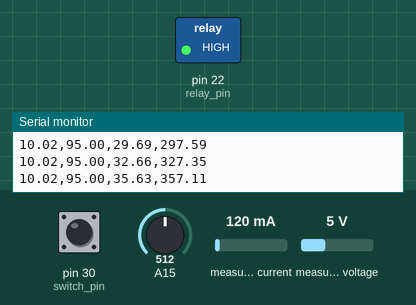
Recording of a sketch running on a simulated Arduino Mega 2560, built with avr-gcc and run on an emulated ATmega2560. Shown: switched loads named in the sketch (green lamp = pin HIGH), the last lines printed to the serial monitor. The test bench sets the inputs (shaded band); at power-on: pin 30 (switch_pin) HIGH, A15 = 512, measured current 120 mA, measured voltage 5 V.

Above: at 1.2 s.
1.3 s: pin 30 (switch_pin) pulled LOW for 0.15 s
At 2.6 s:
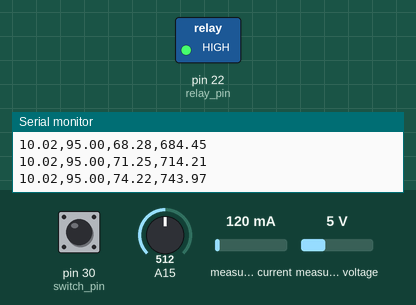
2.9 s: pin 30 (switch_pin) pulled LOW for 3.2 s
At 4.2 s:
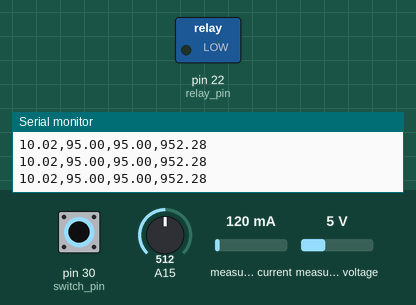
Timing chart, 0 to 7.7 s (numbered marks = the images above; inputs shaded):
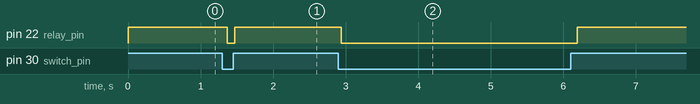

The sketch:

08_Solar_MPPT.ino
```cpp
#include <Wire.h>
#include <INA226_WE.h>

#define I2C_ADDRESS 0x40
INA226_WE ina226 = INA226_WE(I2C_ADDRESS);

const byte switch_pin = 30;
const byte relay_pin = 22;
bool high = false;

int sensitive = 100; // สำหรับ 20A
float offset = 2490.5;

const int numReadings = 32;

double readings[numReadings];      // the readings from the analog input
int readIndex = 0;              // the index of the current reading
double total = 0;                  // the running total
double average = 0;                // the average
double current = 0;

void setup() {
  Wire.begin();
  ina226.init();
  //ina226.setAverage(AVERAGE_16); // choose mode and uncomment for change of default; default 1
  //ina226.setConversionTime(CONV_TIME_1100); //choose conversion time and uncomment for change of default
  //ina226.setMeasureMode(CONTINUOUS); // choose mode and uncomment for change of default

  //ina226.setCurrentRange(MA_800); // choose gain and uncomment for change of default
  //ina226.setCorrectionFactor(0.95);

  Serial.println("INA226 Current Sensor Example Sketch - Continuous");
  ina226.waitUntilConversionCompleted(); //if you comment this line the first data might be zero

  pinMode(switch_pin, INPUT_PULLUP);
  pinMode(relay_pin, OUTPUT);
  digitalWrite(relay_pin, LOW);
  Serial.begin(9600);
  for (int thisReading = 0; thisReading < numReadings; thisReading++) {
    readings[thisReading] = 0;
  }
}

void loop() {
  if (digitalRead(switch_pin) == HIGH && !high) {
    digitalWrite(relay_pin, HIGH);
    //Serial.println(digitalRead(switch_pin));
    high = true;
  }
  else if (digitalRead(switch_pin) == LOW && high) {
    digitalWrite(relay_pin, LOW);
    //Serial.println(digitalRead(switch_pin));
    high = false;
  }

  float shuntVoltage_mV = 0.0;
  float loadVoltage_V = 0.0;
  float busVoltage_V = 0.0; // <--- use only this to measure voltage on VBS-GND pin
  //  float current_mA = 0.0;
  //  float power_mW = 0.0;

  ina226.readAndClearFlags();
  shuntVoltage_mV = ina226.getShuntVoltage_mV();
  busVoltage_V = ina226.getBusVoltage_V();
  //  current_mA = ina226.getCurrent_mA();
  //  power_mW = ina226.getBusPower();
  loadVoltage_V  = busVoltage_V + (shuntVoltage_mV / 1000);

  //Serial.print("Shunt Voltage [mV]: ");
  //Serial.println(shuntVoltage_mV);
  //Serial.print("Bus Voltage [V]: ");
  //Serial.println(busVoltage_V);
  //Serial.print("Load Voltage [V] x 2: ");
  //Serial.println(loadVoltage_V * 2);
  //  Serial.print("Current[mA]: "); Serial.println(current_mA);
  //  Serial.print("Bus Power [mW]: "); Serial.println(power_mW);
  //  if (!ina226.overflow) {
  //    Serial.println("Values OK - no overflow");
  //  }
  //  else {
  //    Serial.println("Overflow! Choose higher current range");
  //  }
  //Serial.println();
  //double current = getCurrentAvg();
  //Serial.println(current);

  Serial.print(loadVoltage_V * 2);
  Serial.print(",");
  movAvg();
  Serial.print(current*1000);
  Serial.print(",");
  Serial.print(average*1000);
  double power_mW = (loadVoltage_V * 2) * average*1000;
  Serial.print(",");
  Serial.println(power_mW);

  delay(100);
}


double getCurrentAvg() {
  int count = 1;
  double sum = 0;
  for (int i = 0; i < count; i++) {
    sum += getCurrent();
    //delay(1);
  }
  double val = sum / count;
  return val;
}

double getCurrent() {
  int a = analogRead(A15);
  double v = (a / 1024.0) * 5000;
  double c = (v - offset) / sensitive;
  return c;
}

void movAvg() {
  total = total - readings[readIndex];
  current = getCurrentAvg();
  readings[readIndex] = current;
  total = total + readings[readIndex];
  readIndex = readIndex + 1;

  if (readIndex >= numReadings) {
    readIndex = 0;
  }

  average = total / numReadings;
}
```

Measured:
- after the input at 1.3 s, pin 22 (relay_pin): HIGH → LOW after 0.06 s, → HIGH 0.10 s later
- after the input at 2.9 s, pin 22 (relay_pin): HIGH → LOW at once, → HIGH 3.3 s later
